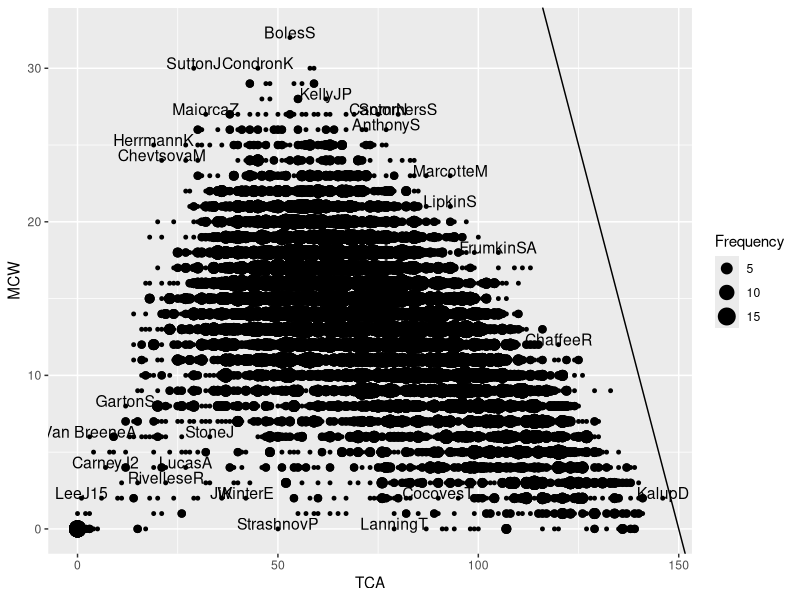

Write the R code that produced this figure.
library(ggplot2)
library(plyr)

neighbor_limit = 5

stats = read.csv('LL72_Leaguewide_MD25.csv')
sum = aggregate(Season ~ TCA + MCW, stats, length)
sum = adply(sum, 1, function(x) { sum(sum[sum$MCW==x$MCW & sum$TCA > x$TCA-neighbor_limit & sum$TCA < x$TCA+neighbor_limit,]$Season) })
colnames(sum) <- c("TCA", "MCW", "Frequency", "Neighbors")

stats = merge(stats, sum)

png('MCWvTCA.png', w=2000, h=1000)
ggplot(stats, aes(x=TCA, y=MCW, size=Frequency)) +
    geom_point() +
    geom_abline(intercept=25*6,slope=-1) +
    geom_text(aes(label=Player), stats[stats$Frequency==1 & stats$Neighbors==1,], nudge_y=0.333, size=4)
dev.off()
